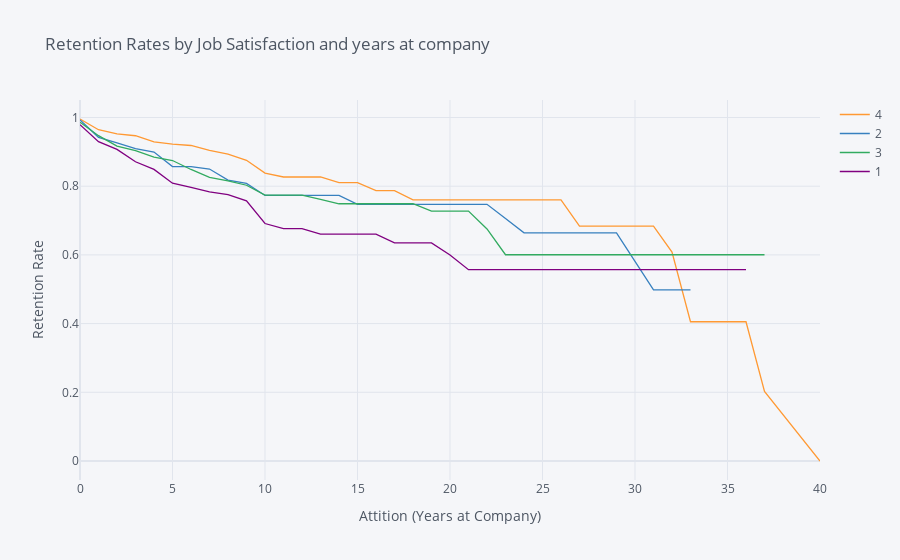

Notebook code for this chart:
### Markdown cell above
## 6. Let's find out how job satisfaction affects retention rates. Generate and plot survival curves for each level of job satisfaction by number of years at the company.

### Code cell
rates=survival(data, 'JobSatisfaction', 'YearsAtCompany', 'Attrition')

rates.iplot(kind='line', xTitle='Attition (Years at Company)', yTitle='Retention Rate',
            title='Retention Rates by Job Satisfaction and years at company')

### Figure 1 — Plotly figure (JSON) as saved in the notebook; plotly's stock layout.template omitted (floating-point values rounded to 4 significant figures)
{"data": [{"line": {"color": "rgba(255, 153, 51, 1.0)", "dash": "solid", "shape": "linear", "width": 1.3}, "mode": "lines", "name": "4", "text": "", "type": "scatter", "x": [0, 1, 2, 3, 4, 5, 6, 7, 8, 9, 10, 11, 12, 13, 14, 15, 16, 17, 18, 19, 20, 21, 22, 23, 24, 25, 26, 27, 29, 30, 31, 32, 33, 34, 36, 37, 40], "y": [0.9956, 0.9645, 0.9523, 0.9469, 0.929, 0.9226, 0.9185, 0.9043, 0.8933, 0.8754, 0.838, 0.8268, 0.8268, 0.8268, 0.8103, 0.8103, 0.7872, 0.7872, 0.76, 0.76, 0.76, 0.76, 0.76, 0.76, 0.76, 0.76, 0.76, 0.684, 0.684, 0.684, 0.684, 0.608, 0.4053, 0.4053, 0.4053, 0.2027, 0]}, {"line": {"color": "rgba(55, 128, 191, 1.0)", "dash": "solid", "shape": "linear", "width": 1.3}, "mode": "lines", "name": "2", "text": "", "type": "scatter", "x": [0, 1, 2, 3, 4, 5, 6, 7, 8, 9, 10, 11, 12, 13, 14, 15, 16, 17, 18, 19, 20, 21, 22, 23, 24, 25, 26, 27, 29, 30, 31, 32, 33, 34, 36, 37, 40], "y": [0.9929, 0.9423, 0.9263, 0.9091, 0.8996, 0.8573, 0.8573, 0.85, 0.8179, 0.8083, 0.7731, 0.7731, 0.7731, 0.7731, 0.7731, 0.7474, 0.7474, 0.7474, 0.7474, 0.7474, 0.7474, 0.7474, 0.7474, 0.7059, 0.6643, 0.6643, 0.6643, 0.6643, 0.6643, 0.5813, 0.4983, 0.4983, 0.4983, "", "", "", ""]}, {"line": {"color": "rgba(50, 171, 96, 1.0)", "dash": "solid", "shape": "linear", "width": 1.3}, "mode": "lines", "name": "3", "text": "", "type": "scatter", "x": [0, 1, 2, 3, 4, 5, 6, 7, 8, 9, 10, 11, 12, 13, 14, 15, 16, 17, 18, 19, 20, 21, 22, 23, 24, 25, 26, 27, 29, 30, 31, 32, 33, 34, 36, 37, 40], "y": [0.9864, 0.9471, 0.917, 0.9033, 0.8849, 0.8748, 0.8487, 0.8259, 0.8157, 0.8028, 0.7739, 0.7739, 0.7739, 0.7618, 0.7489, 0.7489, 0.7489, 0.7489, 0.7489, 0.7275, 0.7275, 0.7275, 0.6755, 0.6005, 0.6005, 0.6005, 0.6005, 0.6005, 0.6005, 0.6005, 0.6005, 0.6005, 0.6005, 0.6005, 0.6005, 0.6005, ""]}, {"line": {"color": "rgba(128, 0, 128, 1.0)", "dash": "solid", "shape": "linear", "width": 1.3}, "mode": "lines", "name": "1", "text": "", "type": "scatter", "x": [0, 1, 2, 3, 4, 5, 6, 7, 8, 9, 10, 11, 12, 13, 14, 15, 16, 17, 18, 19, 20, 21, 22, 23, 24, 25, 26, 27, 29, 30, 31, 32, 33, 34, 36, 37, 40], "y": [0.9792, 0.9297, 0.9071, 0.8711, 0.8489, 0.8087, 0.7965, 0.7833, 0.7752, 0.7572, 0.6913, 0.6766, 0.6766, 0.6605, 0.6605, 0.6605, 0.6605, 0.6351, 0.6351, 0.6351, 0.5998, 0.557, 0.557, 0.557, 0.557, 0.557, 0.557, 0.557, 0.557, 0.557, 0.557, 0.557, 0.557, 0.557, 0.557, "", ""]}], "layout": {"legend": {"bgcolor": "#F5F6F9", "font": {"color": "#4D5663"}}, "paper_bgcolor": "#F5F6F9", "plot_bgcolor": "#F5F6F9", "title": {"font": {"color": "#4D5663"}, "text": "Retention Rates by Job Satisfaction and years at company"}, "xaxis": {"gridcolor": "#E1E5ED", "showgrid": true, "tickfont": {"color": "#4D5663"}, "title": {"font": {"color": "#4D5663"}, "text": "Attition (Years at Company)"}, "zerolinecolor": "#E1E5ED"}, "yaxis": {"gridcolor": "#E1E5ED", "showgrid": true, "tickfont": {"color": "#4D5663"}, "title": {"font": {"color": "#4D5663"}, "text": "Retention Rate"}, "zerolinecolor": "#E1E5ED"}}}
